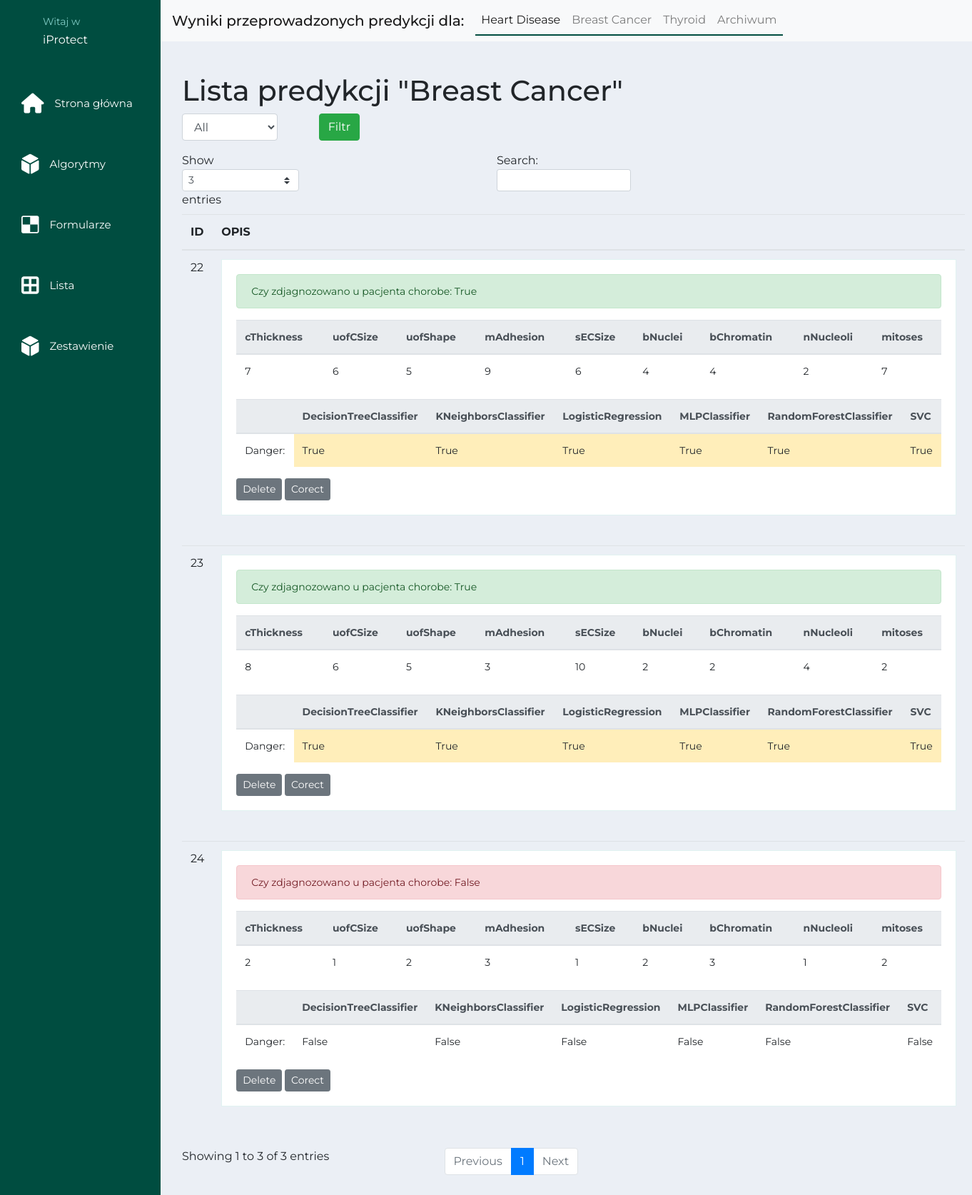
The app's page /table/breastCancer with its own data.
### app/models/patient.py (models this page shows)
class Patientbreastcancer(db.Model):
    id = db.Column(db.Integer, primary_key=True)
    cThickness = db.Column(db.Integer) #clumpThickness
    uofCSize = db.Column(db.Integer) # uniformity of Cell Size
    uofShape = db.Column(db.Integer) # uniformity of Cell Shape
    mAdhesion = db.Column(db.Integer) # marginal Adhesion
    sECSize = db.Column(db.Integer) # single Epithelial Cell Size
    bNuclei = db.Column(db.Integer) # bare Nuclei
    bChromatin = db.Column(db.Integer) #bland Chromatin
    nNucleoli = db.Column(db.Integer) #normal Nucleoli
    mitoses = db.Column(db.Integer) #mitoses
    access = db.Column(db.Boolean)
    correct_prediction = db.Column(db.Boolean)
    patient_algoritmML_id = db.relationship('Algoritm_PatientBreastCancer', backref='patient', lazy=True)

class Algoritm_PatientBreastCancer(db.Model):
    id = db.Column(db.Integer, primary_key=True)
    patient_id = db.Column(db.Integer, db.ForeignKey('patientbreastcancer.id'))
    algorytmML_id = db.Column(db.Integer, db.ForeignKey('algoritm.id'))
    prediction = db.Column(db.Boolean)

class Algoritm(db.Model):
    id = db.Column(db.Integer, primary_key=True)
    model=db.Column(db.String(30))
    test_score=db.Column(db.Float)
    precision=db.Column(db.Float)
    recall=db.Column(db.Float)
    f1=db.Column(db.Float)
    auc=db.Column(db.Float)
    cost_of_loss=db.Column(db.Integer)
    type = db.Column(db.String(30))
    access = db.Column(db.Boolean)
    version = db.Column(db.Integer)
    algoritmHeard_patient_id = db.relationship('Algoritm_Patient', backref='algoritmHeard', lazy=True)
    algoritmBreastCancer_patient_id = db.relationship('Algoritm_PatientBreastCancer', backref='algoritmBreastCancer', lazy=True)
    algoritmThyroid_patient_id = db.relationship('Algoritm_PatientThyroid', backref='algoritmThyroid', lazy=True)

### app/controller/patientBreastCancerController.py (the view)
@patientBreastCancerController.route('/table/breastCancer', methods=['GET','POST'])
def table():
    try:
        if request.method == 'GET':
            patient_list = Patientbreastcancer.query.filter_by(access=True).all()
            print(patient_list)
            return render_template('patient_list/table_BreastCancer.html', patient_list = patient_list)
        else:
            filtr_table = request.form['filtr']
            patient_list = Patientbreastcancer.query.filter_by(access=True).all()
            correct_patient_list = controllerservice.filtr_table(filtr_table, patient_list)
            return render_template('patient_list/table_BreastCancer.html', patient_list = correct_patient_list)
    except Exception as e:
        print(e)
        return render_template('error.html')

### app/templates/patient_list/table_BreastCancer.html (shortened to what this page needs)
{% extends "layout.html" %}
{% block body %}
{% include 'patient_list/navbar_list.html' %}
<div class="container_custom">
  <h1 class="ui center aligned header">Lista predykcji "Breast Cancer"</h1>
  <form action="/table/breastCancer" method="POST">
      <div class="form-row">
          <div class="col-md-2 mb-3">
              <select class="form-control" name="filtr">
              <option value='all'>All </option>
              </select>
          </div>
          <div class="col mb-3 ">
              <button class="btn btn-success ml-5" type="filtr">Filtr</button>
          </div>
      </div>
  </form>
  <table id="patients_list" class="table">
    <thead>
      <tr>
        <th>ID</th>
        <th>OPIS</th>
      </tr>
    </thead>
    <tbody>
    {% for patient in patient_list %}
      <tr>
        <td>{{patient.id}}</td>
        <td>
        <div class="item">
            {% if patient.correct_prediction %}
              <div class="alert alert-success" role="alert">
                Czy zdjagnozowano u pacjenta chorobe: {{patient.correct_prediction}}
              </div>
            {% elif patient.correct_prediction == None %}
              <div class="alert alert-light" role="alert">
                Jeszcze nie ustalono czy pacjent jest chory!
              </div>
            {% elif not patient.correct_prediction %}
              <div class="alert alert-danger" role="alert">
                Czy zdjagnozowano u pacjenta chorobe: {{patient.correct_prediction}}
              </div>
            {% else %}
              <div class="alert alert-light" role="alert">
                Jeszcze nie ustalono czy pacjent jest chory!
              </div>
            {% endif %}
            <table class="table">
                <thead class="thead-light">
                  <tr>
                    <th scope="col">cThickness</th>
                    <th scope="col">uofCSize</th>
                    <th scope="col">uofShape</th>
                    <th scope="col">mAdhesion</th>
                    <th scope="col">sECSize</th>
                    <th scope="col">bNuclei</th>
                    <th scope="col">bChromatin</th>
                    <th scope="col">nNucleoli</th>
                    <th scope="col">mitoses</th>
                  </tr>
                </thead>
                <tbody>
                  <tr>
                    <td>{{patient.cThickness}}</td>
                    <td>{{patient.uofCSize}}</td>
                    <td>{{patient.uofShape}}</td>
                    <td>{{patient.mAdhesion}}</td>
                    <td>{{patient.sECSize}}</td>
                    <td>{{patient.bNuclei}}</td>
                    <td>{{patient.bChromatin}}</td>
                    <td>{{patient.nNucleoli}}</td>
                    <td>{{patient.mitoses}}</td>
                  </tr>
                </tbody>
              </table>
            <table class="table">
                <thead class="thead-light">
                  <tr>
                    <th scope="col"></th>
                    {% for algoritm in patient.patient_algoritmML_id %}
                    <th scope="col">{{algoritm.algoritmBreastCancer.model}}</th>
                    {% endfor %}
                  </tr>
                </thead>
                <tbody>
                  <tr>
                    <td>Danger: </td>
                    {% for algoritm in patient.patient_algoritmML_id %}
                      {% if not algoritm.prediction %}
                      <td>{{ algoritm.prediction }}</td>
                      {% else %}
                      <td class="table-warning">{{algoritm.prediction}}</td>
                      {% endif %}
                    {% endfor %}
                  </tr>
                </tbody>
              </table>
            <a class="btn btn-secondary btn-delete btn-sm" href="/delete_patient_BreastCancer/{{patient.id}}">Delete</a>
            <button type="button" class="btn btn-secondary btn-sm" data-toggle="modal" data-target="#exampleModalCenter{{patient.id}}">
              Corect
            </button>
        </div>
        </td>
      </tr>
    {% endfor %}
    </tbody>
  </table>
</div>
{% endblock %}

### app/static/styles.css (style rules this page uses)
* { margin: 0; padding: 0; list-style: none; box-sizing: border-box; text-decoration: none; font-family: 'Montserrat', sans-serif; }
.main_container .container_custom_fluid .item { background: #fff; border: 1px solid #E0F2F1; margin-bottom: 30px; padding: 20px; font-size: 14px; line-height: 22px; }
.main_container .container_custom { margin-top: 15px; width: calc(100% - 225px); padding: 30px; }

### app/static/stylebox.css (style rules this page uses)
body { background: #eee; }
a { text-decoration:none; color: #004D40; border-bottom:2px solid #004D40; }
body { background-color: #ebeff5; }

### records on screen
Patientbreastcancer: id "22", correct_prediction "True", cThickness "7", uofCSize "6", uofShape "5", mAdhesion "9", sECSize "6", bNuclei "4", bChromatin "4", nNucleoli "2", mitoses "7"
Algoritm_PatientBreastCancer: algoritmBreastCancer.model "DecisionTreeClassifier", prediction "True"
Algoritm_PatientBreastCancer: algoritmBreastCancer.model "KNeighborsClassifier", prediction "True"
Algoritm_PatientBreastCancer: algoritmBreastCancer.model "LogisticRegression", prediction "True"
Algoritm_PatientBreastCancer: algoritmBreastCancer.model "MLPClassifier", prediction "True"
Algoritm_PatientBreastCancer: algoritmBreastCancer.model "RandomForestClassifier", prediction "True"
Algoritm_PatientBreastCancer: algoritmBreastCancer.model "SVC", prediction "True"
Patientbreastcancer: id "23", correct_prediction "True", cThickness "8", uofCSize "6", uofShape "5", mAdhesion "3", sECSize "10", bNuclei "2", bChromatin "2", nNucleoli "4", mitoses "2"
Algoritm_PatientBreastCancer: algoritmBreastCancer.model "DecisionTreeClassifier", prediction "True"
Algoritm_PatientBreastCancer: algoritmBreastCancer.model "KNeighborsClassifier", prediction "True"
Algoritm_PatientBreastCancer: algoritmBreastCancer.model "LogisticRegression", prediction "True"
Algoritm_PatientBreastCancer: algoritmBreastCancer.model "MLPClassifier", prediction "True"
Algoritm_PatientBreastCancer: algoritmBreastCancer.model "RandomForestClassifier", prediction "True"
Algoritm_PatientBreastCancer: algoritmBreastCancer.model "SVC", prediction "True"
Patientbreastcancer: id "24", correct_prediction "False", cThickness "2", uofCSize "1", uofShape "2", mAdhesion "3", sECSize "1", bNuclei "2", bChromatin "3", nNucleoli "1", mitoses "2"
Algoritm_PatientBreastCancer: algoritmBreastCancer.model "DecisionTreeClassifier", prediction "False"
Algoritm_PatientBreastCancer: algoritmBreastCancer.model "KNeighborsClassifier", prediction "False"
Algoritm_PatientBreastCancer: algoritmBreastCancer.model "LogisticRegression", prediction "False"
Algoritm_PatientBreastCancer: algoritmBreastCancer.model "MLPClassifier", prediction "False"
Algoritm_PatientBreastCancer: algoritmBreastCancer.model "RandomForestClassifier", prediction "False"
Algoritm_PatientBreastCancer: algoritmBreastCancer.model "SVC", prediction "False"
